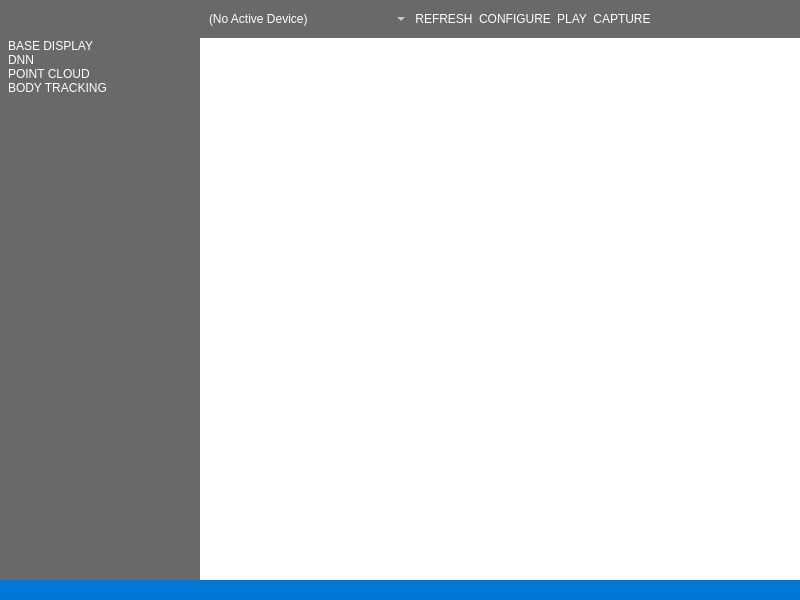
<?xml version="1.0" encoding="UTF-8"?>
<ui version="4.0">
 <class>MainWindow</class>
 <widget class="QMainWindow" name="MainWindow">
  <property name="geometry">
   <rect>
    <x>0</x>
    <y>0</y>
    <width>800</width>
    <height>600</height>
   </rect>
  </property>
  <property name="windowTitle">
   <string>MainWindow</string>
  </property>
  <property name="styleSheet">
   <string notr="true">*{
	border: none;
	background-color: transparent;
	background: transparent;
	padding:0;
	margin:0;
	color:#fff;
}
#centralwidget{
	background-image: url(:/resources/assets/6173960.jpg);
}

#topframe{
	background-color: rgba(0, 0, 0,150);
}

#optionsframe{
	background-color: rgba(0, 0, 0,150);
}

#statusframe{
	background-color: rgb(0, 120, 215)
}</string>
  </property>
  <widget class="QWidget" name="centralwidget">
   <layout class="QVBoxLayout" name="mainlayout">
    <property name="spacing">
     <number>0</number>
    </property>
    <property name="leftMargin">
     <number>0</number>
    </property>
    <property name="topMargin">
     <number>0</number>
    </property>
    <property name="rightMargin">
     <number>0</number>
    </property>
    <property name="bottomMargin">
     <number>0</number>
    </property>
    <item>
     <widget class="QFrame" name="topframe">
      <property name="minimumSize">
       <size>
        <width>0</width>
        <height>30</height>
       </size>
      </property>
      <property name="frameShape">
       <enum>QFrame::StyledPanel</enum>
      </property>
      <property name="frameShadow">
       <enum>QFrame::Raised</enum>
      </property>
      <layout class="QHBoxLayout" name="topframelayout">
       <property name="spacing">
        <number>0</number>
       </property>
       <property name="leftMargin">
        <number>0</number>
       </property>
       <property name="topMargin">
        <number>0</number>
       </property>
       <property name="rightMargin">
        <number>0</number>
       </property>
       <property name="bottomMargin">
        <number>0</number>
       </property>
       <item>
        <widget class="QFrame" name="logoframe">
         <property name="minimumSize">
          <size>
           <width>200</width>
           <height>0</height>
          </size>
         </property>
         <property name="frameShape">
          <enum>QFrame::StyledPanel</enum>
         </property>
         <property name="frameShadow">
          <enum>QFrame::Raised</enum>
         </property>
        </widget>
       </item>
       <item>
        <widget class="QFrame" name="controlsframe">
         <property name="frameShape">
          <enum>QFrame::StyledPanel</enum>
         </property>
         <property name="frameShadow">
          <enum>QFrame::Raised</enum>
         </property>
         <layout class="QHBoxLayout" name="horizontalLayout">
          <item>
           <widget class="QComboBox" name="cameracombobox">
            <property name="minimumSize">
             <size>
              <width>200</width>
              <height>0</height>
             </size>
            </property>
            <item>
             <property name="text">
              <string>(No Active Device)</string>
             </property>
            </item>
           </widget>
          </item>
          <item>
           <widget class="QPushButton" name="refreshbutton">
            <property name="sizePolicy">
             <sizepolicy hsizetype="Maximum" vsizetype="Fixed">
              <horstretch>0</horstretch>
              <verstretch>0</verstretch>
             </sizepolicy>
            </property>
            <property name="styleSheet">
             <string notr="true">QPushButton:hover:!pressed
{
  border: 1px solid red;
}</string>
            </property>
            <property name="text">
             <string>REFRESH</string>
            </property>
            <property name="icon">
             <iconset resource="../resources.qrc">
              <normaloff>:/resources/assets/icons/refresh.svg</normaloff>:/resources/assets/icons/refresh.svg</iconset>
            </property>
            <property name="shortcut">
             <string>Ctrl+S</string>
            </property>
            <property name="flat">
             <bool>true</bool>
            </property>
           </widget>
          </item>
          <item>
           <widget class="QPushButton" name="configbutton">
            <property name="styleSheet">
             <string notr="true">QPushButton:hover:!pressed
{
  border: 1px solid red;
}</string>
            </property>
            <property name="text">
             <string>CONFIGURE</string>
            </property>
            <property name="icon">
             <iconset resource="../resources.qrc">
              <normaloff>:/resources/assets/icons/configure.svg</normaloff>:/resources/assets/icons/configure.svg</iconset>
            </property>
            <property name="flat">
             <bool>true</bool>
            </property>
           </widget>
          </item>
          <item>
           <widget class="QPushButton" name="toggleplaybutton">
            <property name="styleSheet">
             <string notr="true">QPushButton:hover:!pressed
{
  border: 1px solid red;
}</string>
            </property>
            <property name="text">
             <string>PLAY</string>
            </property>
            <property name="icon">
             <iconset resource="../resources.qrc">
              <normaloff>:/resources/assets/icons/play.svg</normaloff>:/resources/assets/icons/play.svg</iconset>
            </property>
            <property name="flat">
             <bool>true</bool>
            </property>
           </widget>
          </item>
          <item>
           <widget class="QPushButton" name="snapshotbutton">
            <property name="styleSheet">
             <string notr="true">QPushButton:hover:!pressed
{
  border: 1px solid red;
}</string>
            </property>
            <property name="text">
             <string>CAPTURE</string>
            </property>
            <property name="icon">
             <iconset resource="../resources.qrc">
              <normaloff>:/resources/assets/icons/capture.svg</normaloff>:/resources/assets/icons/capture.svg</iconset>
            </property>
            <property name="flat">
             <bool>true</bool>
            </property>
           </widget>
          </item>
          <item>
           <spacer name="horizontalSpacer">
            <property name="orientation">
             <enum>Qt::Horizontal</enum>
            </property>
            <property name="sizeHint" stdset="0">
             <size>
              <width>40</width>
              <height>20</height>
             </size>
            </property>
           </spacer>
          </item>
         </layout>
        </widget>
       </item>
       <item>
        <widget class="QFrame" name="utilsframe">
         <property name="frameShape">
          <enum>QFrame::StyledPanel</enum>
         </property>
         <property name="frameShadow">
          <enum>QFrame::Raised</enum>
         </property>
        </widget>
       </item>
      </layout>
     </widget>
    </item>
    <item>
     <widget class="QFrame" name="midframe">
      <property name="frameShape">
       <enum>QFrame::StyledPanel</enum>
      </property>
      <property name="frameShadow">
       <enum>QFrame::Raised</enum>
      </property>
      <layout class="QHBoxLayout" name="midframeLayout">
       <property name="spacing">
        <number>0</number>
       </property>
       <property name="leftMargin">
        <number>0</number>
       </property>
       <property name="topMargin">
        <number>0</number>
       </property>
       <property name="rightMargin">
        <number>0</number>
       </property>
       <property name="bottomMargin">
        <number>0</number>
       </property>
       <item>
        <widget class="QFrame" name="optionsframe">
         <property name="minimumSize">
          <size>
           <width>200</width>
           <height>0</height>
          </size>
         </property>
         <property name="frameShape">
          <enum>QFrame::StyledPanel</enum>
         </property>
         <property name="frameShadow">
          <enum>QFrame::Raised</enum>
         </property>
         <widget class="QListWidget" name="listWidget">
          <property name="geometry">
           <rect>
            <x>5</x>
            <y>1</y>
            <width>191</width>
            <height>201</height>
           </rect>
          </property>
          <property name="minimumSize">
           <size>
            <width>100</width>
            <height>0</height>
           </size>
          </property>
          <item>
           <property name="text">
            <string>BASE DISPLAY</string>
           </property>
          </item>
          <item>
           <property name="text">
            <string>DNN</string>
           </property>
          </item>
          <item>
           <property name="text">
            <string>POINT CLOUD</string>
           </property>
          </item>
          <item>
           <property name="text">
            <string>BODY TRACKING</string>
           </property>
          </item>
         </widget>
        </widget>
       </item>
       <item>
        <widget class="QFrame" name="panelsframe">
         <property name="frameShape">
          <enum>QFrame::StyledPanel</enum>
         </property>
         <property name="frameShadow">
          <enum>QFrame::Raised</enum>
         </property>
         <layout class="QVBoxLayout" name="verticalLayout">
          <property name="spacing">
           <number>0</number>
          </property>
          <property name="leftMargin">
           <number>0</number>
          </property>
          <property name="topMargin">
           <number>0</number>
          </property>
          <property name="rightMargin">
           <number>0</number>
          </property>
          <property name="bottomMargin">
           <number>0</number>
          </property>
          <item>
           <widget class="QStackedWidget" name="stackedWidget">
            <property name="currentIndex">
             <number>0</number>
            </property>
            <widget class="QWidget" name="basedisplaypage"/>
            <widget class="QWidget" name="dnnpage"/>
            <widget class="QWidget" name="pointcloudpage"/>
            <widget class="QWidget" name="bodytrackingpage"/>
           </widget>
          </item>
         </layout>
        </widget>
       </item>
      </layout>
     </widget>
    </item>
    <item>
     <widget class="QFrame" name="statusframe">
      <property name="sizePolicy">
       <sizepolicy hsizetype="Preferred" vsizetype="Preferred">
        <horstretch>0</horstretch>
        <verstretch>0</verstretch>
       </sizepolicy>
      </property>
      <property name="minimumSize">
       <size>
        <width>0</width>
        <height>20</height>
       </size>
      </property>
      <property name="frameShape">
       <enum>QFrame::StyledPanel</enum>
      </property>
      <property name="frameShadow">
       <enum>QFrame::Raised</enum>
      </property>
     </widget>
    </item>
   </layout>
  </widget>
 </widget>
 <resources>
  <include location="../resources.qrc"/>
 </resources>
 <connections/>
</ui>
